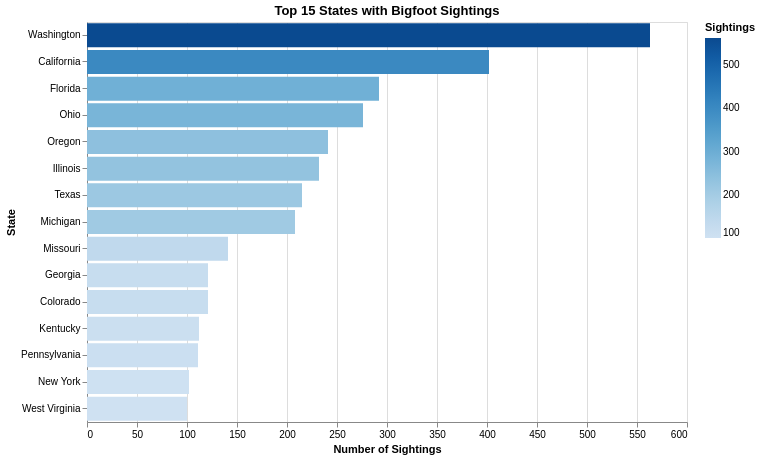

Here is the notebook cell this chart was saved with:
### Code cell
top_states = state_counts.head(15)

chart1 = alt.Chart(top_states).mark_bar().encode(
    x=alt.X("sightings:Q", title="Number of Sightings"),
    y=alt.Y("state:N", sort="-x", title="State"),
    color=alt.Color(
        "sightings:Q",
        scale=alt.Scale(scheme="blues"),
        title="Sightings"
    ),
    tooltip=[
        alt.Tooltip("state:N", title="State"),
        alt.Tooltip("sightings:Q", title="Sightings")
    ]
).properties(
    title="Top 15 States with Bigfoot Sightings",
    width=600,
    height=400
)

chart1

### Figure 1 — Vega-Lite specification as saved in the notebook (floating-point values rounded to 4 significant figures)
{"config": {"view": {"continuousWidth": 300, "continuousHeight": 300}}, "data": {"name": "data-d6c9eeb1fa276bc8c180066dfa93e19e"}, "mark": {"type": "bar"}, "encoding": {"color": {"field": "sightings", "scale": {"scheme": "blues"}, "title": "Sightings", "type": "quantitative"}, "tooltip": [{"field": "state", "title": "State", "type": "nominal"}, {"field": "sightings", "title": "Sightings", "type": "quantitative"}], "x": {"field": "sightings", "title": "Number of Sightings", "type": "quantitative"}, "y": {"field": "state", "sort": "-x", "title": "State", "type": "nominal"}}, "height": 400, "title": "Top 15 States with Bigfoot Sightings", "width": 600, "$schema": "https://vega.github.io/schema/vega-lite/v5.20.1.json", "datasets": {"data-d6c9eeb1fa276bc8c180066dfa93e19e": [{"state": "Washington", "sightings": 563}, {"state": "California", "sightings": 402}, {"state": "Florida", "sightings": 292}, {"state": "Ohio", "sightings": 276}, {"state": "Oregon", "sightings": 241}, {"state": "Illinois", "sightings": 232}, {"state": "Texas", "sightings": 215}, {"state": "Michigan", "sightings": 208}, {"state": "Missouri", "sightings": 141}, {"state": "Georgia", "sightings": 121}, {"state": "Colorado", "sightings": 121}, {"state": "Kentucky", "sightings": 112}, {"state": "Pennsylvania", "sightings": 111}, {"state": "New York", "sightings": 102}, {"state": "West Virginia", "sightings": 100}]}}
